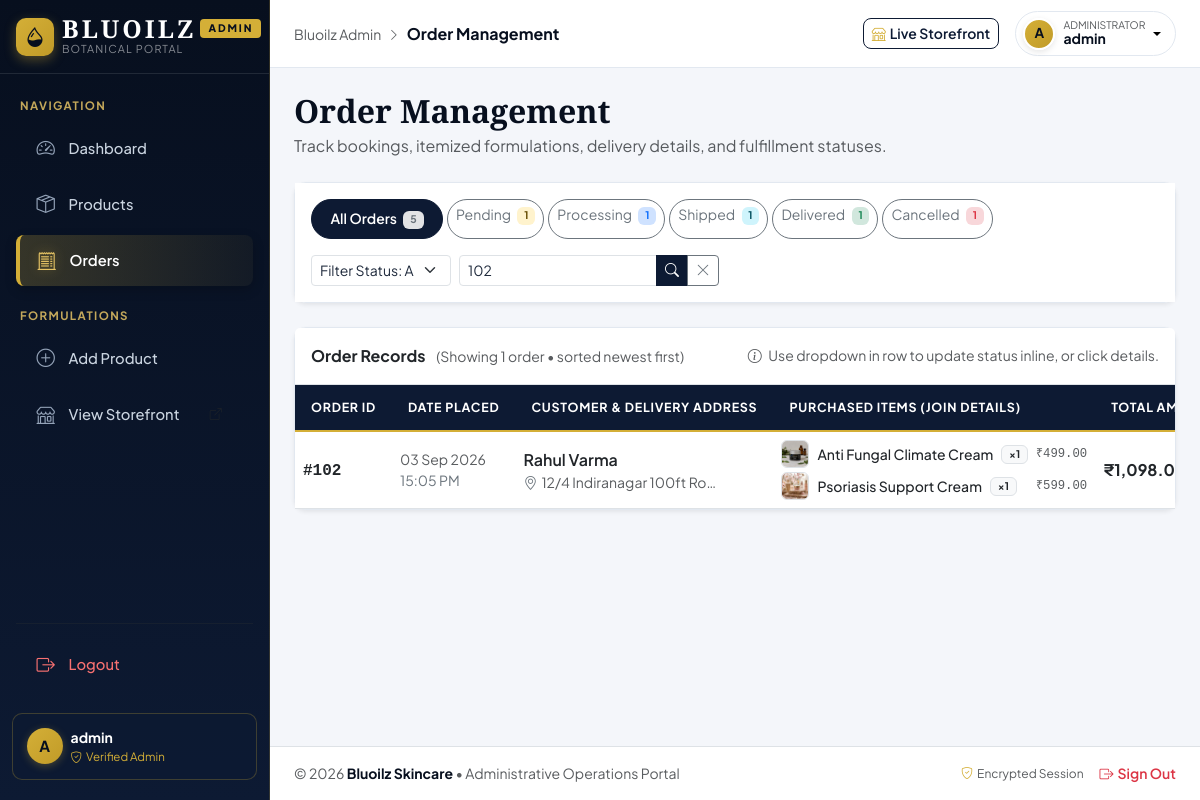
Screenshot of /admin/orders.php?search=102 (signed in) with the database file from the repository.
### tables this page shows
CREATE TABLE `order_items` (
  `id` INT UNSIGNED NOT NULL AUTO_INCREMENT,
  `order_id` INT UNSIGNED NOT NULL,
  `product_id` INT UNSIGNED NOT NULL,
  `quantity` INT UNSIGNED NOT NULL DEFAULT 1,
  `price` DECIMAL(10, 2) NOT NULL,
  PRIMARY KEY (`id`),
  INDEX `idx_order_items_order_id` (`order_id`),
  INDEX `idx_order_items_product_id` (`product_id`),
  CONSTRAINT `fk_order_items_orders`
    FOREIGN KEY (`order_id`) REFERENCES `orders` (`id`)
    ON DELETE CASCADE
    ON UPDATE CASCADE,
  CONSTRAINT `fk_order_items_products`
    FOREIGN KEY (`product_id`) REFERENCES `products` (`id`)
    ON DELETE RESTRICT
    ON UPDATE CASCADE
);

CREATE TABLE `products` (
  `id` INT UNSIGNED NOT NULL AUTO_INCREMENT,
  `slug` VARCHAR(100) NOT NULL,
  `name` VARCHAR(255) NOT NULL,
  `category` VARCHAR(100) DEFAULT 'therapeutic',
  `categoryLabel` VARCHAR(100) DEFAULT 'Therapeutic Care',
  `concern` VARCHAR(100) NOT NULL,
  `price` DECIMAL(10, 2) NOT NULL,
  `originalPrice` DECIMAL(10, 2) DEFAULT NULL,
  `stock` INT NOT NULL DEFAULT 0,
  `rating` DECIMAL(3, 1) DEFAULT 5.0,
  `reviewCount` INT DEFAULT 0,
  `badge` VARCHAR(100) DEFAULT NULL,
  `curation` VARCHAR(255) DEFAULT NULL,
  `weight` VARCHAR(50) DEFAULT NULL,
  `image_path` VARCHAR(255) DEFAULT NULL,
  `description` TEXT DEFAULT NULL,
  `keyBenefits` TEXT DEFAULT NULL,
  `ingredients` TEXT DEFAULT NULL,
  `created_at` TIMESTAMP NOT NULL DEFAULT CURRENT_TIMESTAMP,
  PRIMARY KEY (`id`),
  UNIQUE KEY `uq_products_slug` (`slug`),
  INDEX `idx_products_name` (`name`),
  INDEX `idx_products_created_at` (`created_at`)
);

### admin/orders.php (the view, shortened to what this page needs)
<?php
$pdo = getDBConnection();
$allowedStatuses = ['pending', 'processing', 'shipped', 'delivered', 'cancelled'];
$selectedStatus = trim($_GET['status'] ?? 'all');
$search = trim($_GET['search'] ?? '');
$statusCounts = ['all' => 0];
foreach ($allowedStatuses as $st) {
    $statusCounts[$st] = 0;
}
try {
    $countStmt = $pdo->query('SELECT status, COUNT(*) AS count FROM orders GROUP BY status');
    while ($row = $countStmt->fetch()) {
        if (isset($statusCounts[$row['status']])) {
            $statusCounts[$row['status']] = (int)$row['count'];
        }
        $statusCounts['all'] += (int)$row['count'];
    }
} catch (Exception $e) {
    error_log('Status Count Error: ' . $e->getMessage());
}
$orders = [];
try {
    $sql = '
        SELECT
            o.id AS order_id,
            o.customer_name,
            o.address,
            o.status,
            o.total,
            o.created_at,
            oi.id AS order_item_id,
            oi.quantity,
            oi.price AS item_price,
            p.id AS product_id,
            p.name AS product_name,
            p.image_path AS product_image
        FROM orders o
        LEFT JOIN order_items oi ON o.id = oi.order_id
        LEFT JOIN products p ON oi.product_id = p.id
        WHERE 1=1
    ';
    $params = [];
    if ($search !== '') {
        $sql .= ' AND (o.customer_name LIKE :search_name OR o.address LIKE :search_addr OR o.id = :search_id)';
        $params[':search_name'] = '%' . $search . '%';
        $params[':search_addr'] = '%' . $search . '%';
        $params[':search_id']   = is_numeric($search) ? (int)$search : 0;
    }
    $sql .= ' ORDER BY o.created_at DESC, o.id DESC';
    $stmt = $pdo->prepare($sql);
    $stmt->execute($params);
    $rows = $stmt->fetchAll();
    foreach ($rows as $row) {
        $id = (int)$row['order_id'];
        if (!isset($orders[$id])) {
            $orders[$id] = [
                'id'            => $id,
                'customer_name' => $row['customer_name'],
                'address'       => $row['address'],
                'status'        => $row['status'],
                'total'         => (float)$row['total'],
                'created_at'    => $row['created_at'],
                'items'         => []
            ];
        }
        if (!empty($row['order_item_id'])) {
            $orders[$id]['items'][] = [
                'id'           => (int)$row['order_item_id'],
                'product_id'   => $row['product_id'],
                'product_name' => $row['product_name'] ?? 'Custom Formulation',
                'image_path'   => $row['product_image'],
                'quantity'     => (int)$row['quantity'],
                'price'        => (float)$row['item_price'],
                'subtotal'     => (int)$row['quantity'] * (float)$row['item_price']
            ];
        }
    }
} catch (Exception $e) {
    error_log('Orders Query Error: ' . $e->getMessage());
    $error = 'Failed to load order records. Please check the database.';
}
require_once __DIR__ . '/header.php';
?>
<div class="d-flex flex-wrap justify-content-between align-items-center mb-4 gap-3">
  <div>
    <h1 class="page-title mb-1">Order Management</h1>
    <p class="text-muted mb-0">Track bookings, itemized formulations, delivery details, and fulfillment statuses.</p>
  </div>
</div>
<div class="card shadow-sm mb-4">
  <div class="card-body p-3 bg-white">
    <div class="d-flex flex-wrap justify-content-between align-items-center gap-3">
      <div class="nav nav-pills gap-1">
        <a
          href="orders.php?status=all<?= $search !== '' ? '&search=' . urlencode($search) : '' ?>"
          class="btn btn-sm <?= $selectedStatus === 'all' ? 'btn-dark' : 'btn-outline-secondary' ?> rounded-pill"
        >
          All Orders <span class="badge bg-secondary-subtle text-secondary ms-1"><?= $statusCounts['all'] ?></span>
        </a>
        <a
          href="orders.php?status=pending<?= $search !== '' ? '&search=' . urlencode($search) : '' ?>"
          class="btn btn-sm <?= $selectedStatus === 'pending' ? 'btn-warning' : 'btn-outline-secondary' ?> rounded-pill"
        >
          Pending <span class="badge bg-warning-subtle text-warning-emphasis ms-1"><?= $statusCounts['pending'] ?></span>
        </a>
        <a
          href="orders.php?status=processing<?= $search !== '' ? '&search=' . urlencode($search) : '' ?>"
          class="btn btn-sm <?= $selectedStatus === 'processing' ? 'btn-primary' : 'btn-outline-secondary' ?> rounded-pill"
        >
          Processing <span class="badge bg-primary-subtle text-primary ms-1"><?= $statusCounts['processing'] ?></span>
        </a>
        <a
          href="orders.php?status=shipped<?= $search !== '' ? '&search=' . urlencode($search) : '' ?>"
          class="btn btn-sm <?= $selectedStatus === 'shipped' ? 'btn-info' : 'btn-outline-secondary' ?> rounded-pill"
        >
          Shipped <span class="badge bg-info-subtle text-info-emphasis ms-1"><?= $statusCounts['shipped'] ?></span>
        </a>
        <a
          href="orders.php?status=delivered<?= $search !== '' ? '&search=' . urlencode($search) : '' ?>"
          class="btn btn-sm <?= $selectedStatus === 'delivered' ? 'btn-success' : 'btn-outline-secondary' ?> rounded-pill"
        >
          Delivered <span class="badge bg-success-subtle text-success ms-1"><?= $statusCounts['delivered'] ?></span>
        </a>
        <a
          href="orders.php?status=cancelled<?= $search !== '' ? '&search=' . urlencode($search) : '' ?>"
          class="btn btn-sm <?= $selectedStatus === 'cancelled' ? 'btn-danger' : 'btn-outline-secondary' ?> rounded-pill"
        >
          Cancelled <span class="badge bg-danger-subtle text-danger ms-1"><?= $statusCounts['cancelled'] ?></span>
        </a>
      </div>
      <form method="GET" action="orders.php" class="d-flex align-items-center gap-2">
        <select name="status" class="form-select form-select-sm" style="width: 140px;" onchange="this.form.submit()">
          <option value="all" <?= $selectedStatus === 'all' ? 'selected' : '' ?>>Filter Status: All</option>
        </select>
        <div class="input-group input-group-sm" style="width: 260px;">
          <input
            type="text"
            name="search"
            class="form-control"
            placeholder="Customer or Order #..."
            value="<?= htmlspecialchars($search) ?>"
          >
          <button type="submit" class="btn btn-dark"><i class="bi bi-search"></i></button>
          <?php if ($search !== '' || $selectedStatus !== 'all'): ?>
            <a href="orders.php" class="btn btn-outline-secondary" title="Reset Filters"><i class="bi bi-x-lg"></i></a>
          <?php endif; ?>
        </div>
      </form>
    </div>
  </div>
</div>
<div class="card shadow-sm mb-4">
  <div class="card-header bg-white py-3 border-bottom d-flex justify-content-between align-items-center">
    <div>
      <span class="fw-bold text-dark">Order Records</span>
      <span class="text-muted small ms-2">(Showing <?= count($orders) ?> order<?= count($orders) !== 1 ? 's' : '' ?> &bull; sorted newest first)</span>
    </div>
    <span class="text-muted small">
      <i class="bi bi-info-circle me-1"></i> Use dropdown in row to update status inline, or click details.
    </span>
  </div>
  <div class="table-responsive">
    <table class="table table-hover align-middle mb-0">
      <thead>
        <tr>
          <th style="width: 90px;">Order ID</th>
          <th style="width: 160px;">Date Placed</th>
          <th style="width: 220px;">Customer & Delivery Address</th>
          <th>Purchased Items (JOIN Details)</th>
          <th style="width: 120px;">Total Amount</th>
        </tr>
      </thead>
      <tbody>
        <?php if (empty($orders)): ?>
          <tr>
            <td colspan="7" class="text-center py-5 text-muted">
              <?php if ($statusCounts['all'] === 0): ?>
                <div class="py-4">
                  <span class="d-inline-flex align-items-center justify-content-center bg-light text-navy rounded-circle p-4 border mb-3" style="width: 70px; height: 70px;">
                    <i class="bi bi-cart-x fs-1 text-gold"></i>
                  </span>
                  <h5 class="fw-bold text-navy mb-1">No Orders Placed Yet</h5>
                  <p class="text-muted small mx-auto mb-3" style="max-width: 420px;">
                    Your store has not received any customer orders yet. Once a client completes the checkout process on the storefront, it will appear here in real time.
                  </p>
                  <a href="../index.html" target="_blank" class="btn btn-navy btn-sm">
                    <i class="bi bi-shop me-1 text-gold"></i> Visit Storefront
                  </a>
                </div>
              <?php else: ?>
                <div class="py-3">
                  <i class="bi bi-funnel fs-2 d-block mb-2 text-secondary"></i>
                  <h6 class="fw-bold text-dark mb-1">No orders matched your filter</h6>
                  <p class="small text-muted mb-2">
                    <?php if ($search !== ''): ?>
                      No orders found matching search query: <strong>"<?= htmlspecialchars($search) ?>"</strong>
                    <?php endif; ?>
                    <?php if ($selectedStatus !== 'all'): ?>
                      <?= $search !== '' ? '&bull;' : '' ?> Status filter: <strong><?= htmlspecialchars(ucfirst($selectedStatus)) ?></strong> (0 orders)
                    <?php endif; ?>
                  </p>
                  <a href="orders.php" class="btn btn-sm btn-outline-navy">
                    <i class="bi bi-arrow-counterclockwise me-1"></i> Reset All Filters
                  </a>
                </div>
              <?php endif; ?>
            </td>
          </tr>
        <?php else: ?>
          <?php foreach ($orders as $order): ?>
            <tr>
              <td>
                <span class="fw-bold text-dark font-monospace fs-6">#<?= $order['id'] ?></span>
              </td>
              <td class="text-muted small">
                <div><?= date('d M Y', strtotime($order['created_at'])) ?></div>
                <div class="text-secondary"><?= date('H:i A', strtotime($order['created_at'])) ?></div>
              </td>
              <td>
                <div class="fw-semibold text-dark"><?= htmlspecialchars($order['customer_name']) ?></div>
                <div class="text-muted small text-truncate" style="max-width: 200px;" title="<?= htmlspecialchars($order['address']) ?>">
                  <i class="bi bi-geo-alt text-secondary me-1"></i><?= htmlspecialchars($order['address']) ?>
                </div>
              </td>
              <td>
                <div class="d-flex flex-column gap-1">
                  <?php if (empty($order['items'])): ?>
                    <span class="text-muted small fst-italic">No line items recorded</span>
                  <?php else: ?>
                    <?php foreach ($order['items'] as $item): ?>
                      <div class="d-flex align-items-center gap-2 small">
                        <?php if (!empty($item['image_path'])): ?>
                          <img
                            src="../<?= htmlspecialchars($item['image_path']) ?>"
                            alt=""
                            class="rounded border"
                            style="width: 28px; height: 28px; object-fit: cover;"
                            onerror="this.onerror=null; this.src='../assets/hero.jpg';"
                          >
                        <?php else: ?>
                          <div class="rounded border bg-light d-flex align-items-center justify-content-center" style="width: 28px; height: 28px;">
                            <i class="bi bi-box" style="font-size: 12px;"></i>
                          </div>
                        <?php endif; ?>
                        <div class="text-dark fw-medium text-truncate" style="max-width: 220px;" title="<?= htmlspecialchars($item['product_name']) ?>">
                          <?= htmlspecialchars($item['product_name']) ?>
                        </div>
                        <span class="badge bg-light text-dark border">
                          &times;<?= $item['quantity'] ?>
                        </span>
                        <span class="text-muted ms-auto small font-monospace">
                          ₹<?= number_format($item['price'], 2) ?>
                        </span>
                      </div>
                    <?php endforeach; ?>
                  <?php endif; ?>
                </div>
              </td>
              <td>
                <span class="fw-bold text-dark fs-6">
                  ₹<?= number_format($order['total'], 2) ?>
                </span>
              </td>
            </tr>
          <?php endforeach; ?>
        <?php endif; ?>
      </tbody>
    </table>
  </div>
</div>
<?php require_once __DIR__ . '/footer.php'; ?>

### admin/header.php (style rules this page uses)
:root { color-scheme: light; --font-serif: 'Cormorant Garamond', Georgia, serif; --font-sans: 'Plus Jakarta Sans', -apple-system, BlinkMacSystemFont, 'Segoe UI', Roboto, sans-serif; --navy-900: #070f1e; --navy-800: #0d1a33; --navy-700: #142548; --navy-600: #1d3360; --navy-50: #eef3f9; --gold-500: #d4af37; --gold-600: #c19b28; --gold-400: #e5c365; --gold-100: #fbf6e8; --gold-subtle: rgba(212, 175, 55, 0.12); --bg-canvas: #f4f6fa; --border-light: #e2e8f0; --blu-primary: var(--navy-800); --blu-accent: var(--gold-500); --blu-accent-hover: var(--gold-600); --blu-canvas: var(--bg-canvas); --blu-border: var(--border-light); }
* { box-sizing: border-box; }
body { font-family: var(--font-sans); background-color: var(--bg-canvas); color: #1e293b; min-height: 100vh; margin: 0; overflow-x: hidden; }
.btn-navy, .btn-dark, .btn-primary, .btn-blu-primary { background-color: var(--navy-800) !important; border-color: var(--navy-800) !important; color: #ffffff !important; font-weight: 600; border-radius: 8px; padding: 0.5rem 1.15rem; transition: all 0.2s ease; }
.table thead th, .table thead.table-light th, .table > thead > tr > th { background-color: var(--navy-800) !important; color: #ffffff !important; border-bottom: 2.5px solid var(--gold-500) !important; font-size: 0.78rem !important; font-weight: 700 !important; text-transform: uppercase !important; letter-spacing: 0.06em !important; padding: 0.85rem 1rem !important; vertical-align: middle !important; white-space: nowrap; }
.card { border: 1px solid var(--border-light); border-radius: 12px; box-shadow: 0 4px 18px rgba(13, 26, 51, 0.04); background-color: #ffffff; }
.page-title { font-family: var(--font-serif); font-size: 2rem; font-weight: 700; color: var(--navy-900); }
input, textarea, select { color-scheme: light !important; }
.form-control, .form-select { color-scheme: light !important; background-color: #ffffff; color: #1e293b; }

### rows the page displays
order_items: product.image_path (picture), product.name "Anti Fungal Climate Cream", quantity "1", price "499.00"
order_items: shows a picture, product.name "Psoriasis Support Cream", quantity "1", price "599.00"

### other values shown
substr($adminUsername, 0, 1) "A"
$adminUsername "admin"
$pageTitle "Order Management"
$statusCounts['all'] "5"
$statusCounts['pending'] "1"
$statusCounts['processing'] "1"
$statusCounts['shipped'] "1"
$statusCounts['delivered'] "1"
$statusCounts['cancelled'] "1"
count($orders) "1"
$order['id'] "102"
date('d M Y', strtotime($order['created_at'])) "03 Sep 2026"
date('H:i A', strtotime($order['created_at'])) "15:05 PM"
$order['customer_name'] "Rahul Varma"
$order['address'] "12/4 Indiranagar 100ft Ro…"
